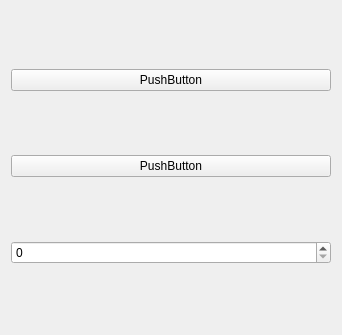
<?xml version="1.0" encoding="UTF-8"?>
<ui version="4.0">
 <class>Widget</class>
 <widget class="QWidget" name="Widget">
  <property name="geometry">
   <rect>
    <x>0</x>
    <y>0</y>
    <width>342</width>
    <height>335</height>
   </rect>
  </property>
  <property name="windowTitle">
   <string>Widget</string>
  </property>
  <layout class="QGridLayout" name="gridLayout">
   <item row="0" column="0">
    <widget class="QPushButton" name="pushButton">
     <property name="text">
      <string>PushButton</string>
     </property>
    </widget>
   </item>
   <item row="1" column="0">
    <widget class="QPushButton" name="pushButton_2">
     <property name="text">
      <string>PushButton</string>
     </property>
    </widget>
   </item>
   <item row="2" column="0">
    <widget class="QSpinBox" name="spinBox"/>
   </item>
  </layout>
 </widget>
 <resources/>
 <connections/>
</ui>
